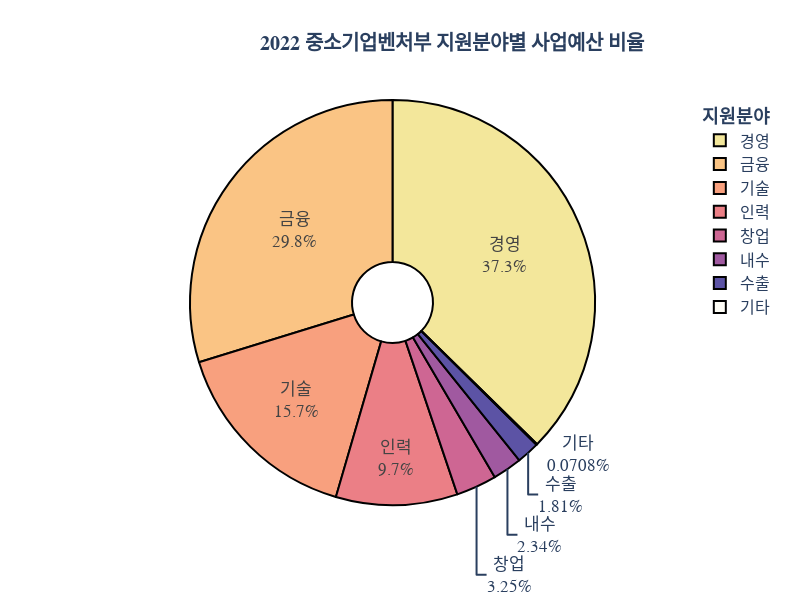

The code cell stored with this chart in its notebook:
### Code cell
import plotly.express as px

 
fig = px.pie(values=graph_df.values / 1000, names=graph_df.index,
             width=800, height=600, hover_name=graph_df.values,
             title='<b>2022 중소기업벤처부 지원분야별 사업예산 비율<b>',
             color_discrete_sequence=px.colors.sequential.Sunset)

fig.update_traces(textinfo='label+percent', textfont_size=17, hole=0.2,
                  marker=dict(line=dict(color='black', width=2)))

fig.update_layout(font_family="Open Sherif",
                  title_font_size=20, title_pad_l=220,
                  legend_font_family="Open Sherif", legend_font_size=16,
                  legend_title="<b>지원분야<b>", legend_title_font_size=18,
                  legend_title_side="top")
fig.show()

### Figure 1 — Plotly figure (JSON) as saved in the notebook; plotly's stock layout.template omitted (floating-point values rounded to 4 significant figures)
{"data": [{"domain": {"x": [0, 1], "y": [0, 1]}, "hole": 0.2, "hovertemplate": "<b>%{hovertext}</b><br><br>label=%{label}<br>value=%{value}<extra></extra>", "hovertext": [15175739, 12098808, 6388701, 3941755, 1318847, 952088, 735287, 28777], "labels": ["경영", "금융", "기술", "인력", "창업", "내수", "수출", "기타"], "legendgroup": "", "marker": {"line": {"color": "black", "width": 2}}, "name": "", "showlegend": true, "textfont": {"size": 17}, "textinfo": "label+percent", "type": "pie", "values": [15180.0, 12100.0, 6389.0, 3942.0, 1319.0, 952.1, 735.3, 28.78]}], "layout": {"font": {"family": "Open Sherif"}, "height": 600, "legend": {"font": {"family": "Open Sherif", "size": 16}, "title": {"font": {"size": 18}, "side": "top", "text": "<b>지원분야<b>"}, "tracegroupgap": 0}, "piecolorway": ["rgb(243, 231, 155)", "rgb(250, 196, 132)", "rgb(248, 160, 126)", "rgb(235, 127, 134)", "rgb(206, 102, 147)", "rgb(160, 89, 160)", "rgb(92, 83, 165)"], "title": {"font": {"size": 20}, "pad": {"l": 220}, "text": "<b>2022 중소기업벤처부 지원분야별 사업예산 비율<b>"}, "width": 800}}
